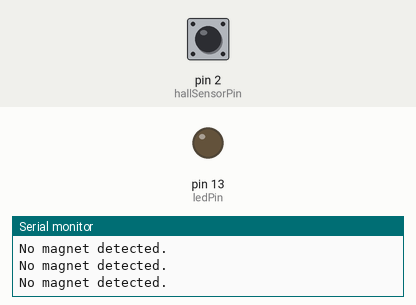
Simulated run of this sketch. Board: Arduino Uno, built with avr-gcc and run on an emulated ATmega328P. Parts: output pins drawn as LEDs (lit = HIGH), the last lines printed to the serial monitor. Dashed ring = blinking. Inputs (shaded band) come from the test bench; at power-on: pin 2 (hallSensorPin) HIGH.

Above: at 1.2 s.
1.3 s: pin 2 (hallSensorPin) driven LOW
At 2.4 s:
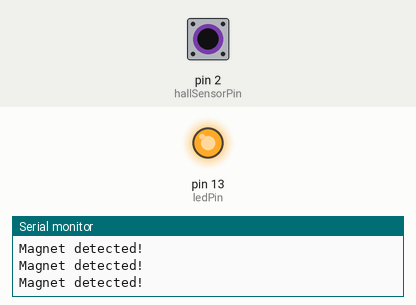
2.8 s: pin 2 (hallSensorPin) driven HIGH
At 3.6 s:
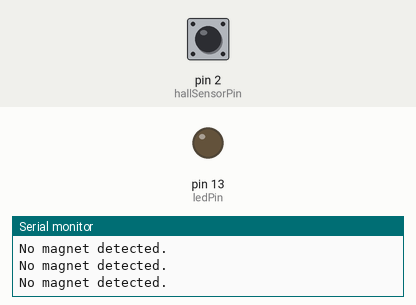
4.3 s: pin 2 (hallSensorPin) pulsed LOW 2 times (0.12 s each, 0.3 s apart)
At 4.68 s:
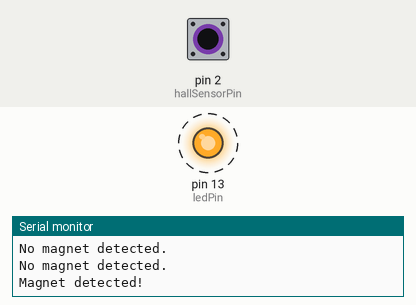
7.9 s: pin 2 (hallSensorPin) pulsed LOW 5 times (0.12 s each, 0.3 s apart)
At 10.2 s:
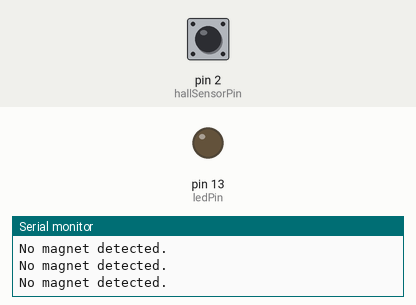
Timing chart, 0 to 11.7 s (numbered marks = the images above; inputs shaded):
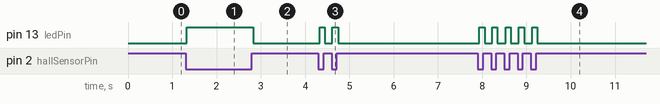

The sketch:

magnet_test.ino
```cpp
const int hallSensorPin = 2;  // Sensor output connected to pin 2
const int ledPin = 13;        // LED connected to pin 13 (optional)

void setup() {
    pinMode(hallSensorPin, INPUT);
    pinMode(ledPin, OUTPUT);
    Serial.begin(9600);
}

void loop() {
    int sensorState = digitalRead(hallSensorPin);

    if (sensorState == LOW) {  // Magnet detected
        Serial.println("Magnet detected!");
        digitalWrite(ledPin, HIGH);  // Turn on LED
    } else {
        Serial.println("No magnet detected.");
        digitalWrite(ledPin, LOW);  // Turn off LED
    }

    delay(1);
}
```

Measured:
- after the input at 1.3 s, pin 13 (ledPin): LOW → HIGH at once
- after the input at 2.8 s, pin 13 (ledPin): HIGH → LOW at once
- after the input at 4.3 s, pin 13 (ledPin): alternates HIGH for 0.12 s and LOW for 0.17 s, 4 changes in all, then stays LOW, starting at once
- after the input at 7.9 s, pin 13 (ledPin): alternates HIGH for 0.12 s and LOW for 0.17 s, 10 changes in all, then stays LOW, starting at once
